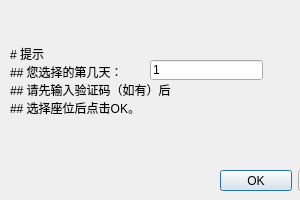
<?xml version="1.0" encoding="UTF-8"?>
<ui version="4.0">
 <class>MessageBox</class>
 <widget class="QDialog" name="MessageBox">
  <property name="geometry">
   <rect>
    <x>0</x>
    <y>0</y>
    <width>300</width>
    <height>200</height>
   </rect>
  </property>
  <property name="windowTitle">
   <string>Dialog</string>
  </property>
  <widget class="QDialogButtonBox" name="buttonBox">
   <property name="geometry">
    <rect>
     <x>220</x>
     <y>170</y>
     <width>151</width>
     <height>21</height>
    </rect>
   </property>
   <property name="orientation">
    <enum>Qt::Horizontal</enum>
   </property>
   <property name="standardButtons">
    <set>QDialogButtonBox::Cancel|QDialogButtonBox::Ok</set>
   </property>
  </widget>
  <widget class="QLabel" name="label">
   <property name="geometry">
    <rect>
     <x>10</x>
     <y>10</y>
     <width>271</width>
     <height>141</height>
    </rect>
   </property>
   <property name="text">
    <string># 提示
## 您选择的第几天：
## 请先输入验证码（如有）后
## 选择座位后点击OK。</string>
   </property>
   <property name="textFormat">
    <enum>Qt::MarkdownText</enum>
   </property>
  </widget>
  <widget class="QLineEdit" name="days">
   <property name="geometry">
    <rect>
     <x>150</x>
     <y>60</y>
     <width>113</width>
     <height>20</height>
    </rect>
   </property>
   <property name="text">
    <string>1</string>
   </property>
   <property name="readOnly">
    <bool>true</bool>
   </property>
  </widget>
 </widget>
 <resources/>
 <connections>
  <connection>
   <sender>buttonBox</sender>
   <signal>accepted()</signal>
   <receiver>MessageBox</receiver>
   <slot>accept()</slot>
   <hints>
    <hint type="sourcelabel">
     <x>248</x>
     <y>254</y>
    </hint>
    <hint type="destinationlabel">
     <x>157</x>
     <y>274</y>
    </hint>
   </hints>
  </connection>
  <connection>
   <sender>buttonBox</sender>
   <signal>rejected()</signal>
   <receiver>MessageBox</receiver>
   <slot>reject()</slot>
   <hints>
    <hint type="sourcelabel">
     <x>316</x>
     <y>260</y>
    </hint>
    <hint type="destinationlabel">
     <x>286</x>
     <y>274</y>
    </hint>
   </hints>
  </connection>
 </connections>
</ui>
